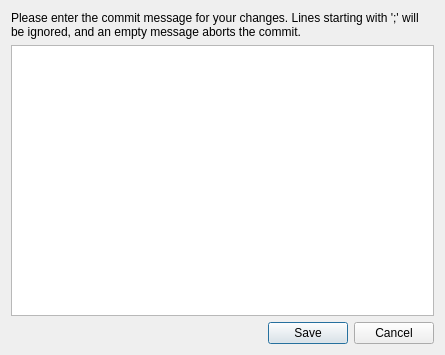
<?xml version="1.0" encoding="UTF-8"?>
<ui version="4.0">
 <class>PmrWorkspacesCommit</class>
 <widget class="QDialog" name="PmrWorkspacesCommit">
  <property name="geometry">
   <rect>
    <x>0</x>
    <y>0</y>
    <width>445</width>
    <height>355</height>
   </rect>
  </property>
  <property name="windowTitle">
   <string>Commit staged files</string>
  </property>
  <layout class="QVBoxLayout" name="verticalLayout">
   <item>
    <widget class="QLabel" name="label">
     <property name="text">
      <string>Please enter the commit message for your changes. Lines starting with ';' will be ignored, and an empty message aborts the commit.</string>
     </property>
     <property name="wordWrap">
      <bool>true</bool>
     </property>
     <property name="margin">
      <number>5</number>
     </property>
     <property name="indent">
      <number>0</number>
     </property>
    </widget>
   </item>
   <item>
    <widget class="QPlainTextEdit" name="message"/>
   </item>
   <item>
    <widget class="QDialogButtonBox" name="cancel_save">
     <property name="orientation">
      <enum>Qt::Horizontal</enum>
     </property>
     <property name="standardButtons">
      <set>QDialogButtonBox::Cancel|QDialogButtonBox::Save</set>
     </property>
    </widget>
   </item>
  </layout>
 </widget>
 <resources/>
 <connections/>
</ui>
